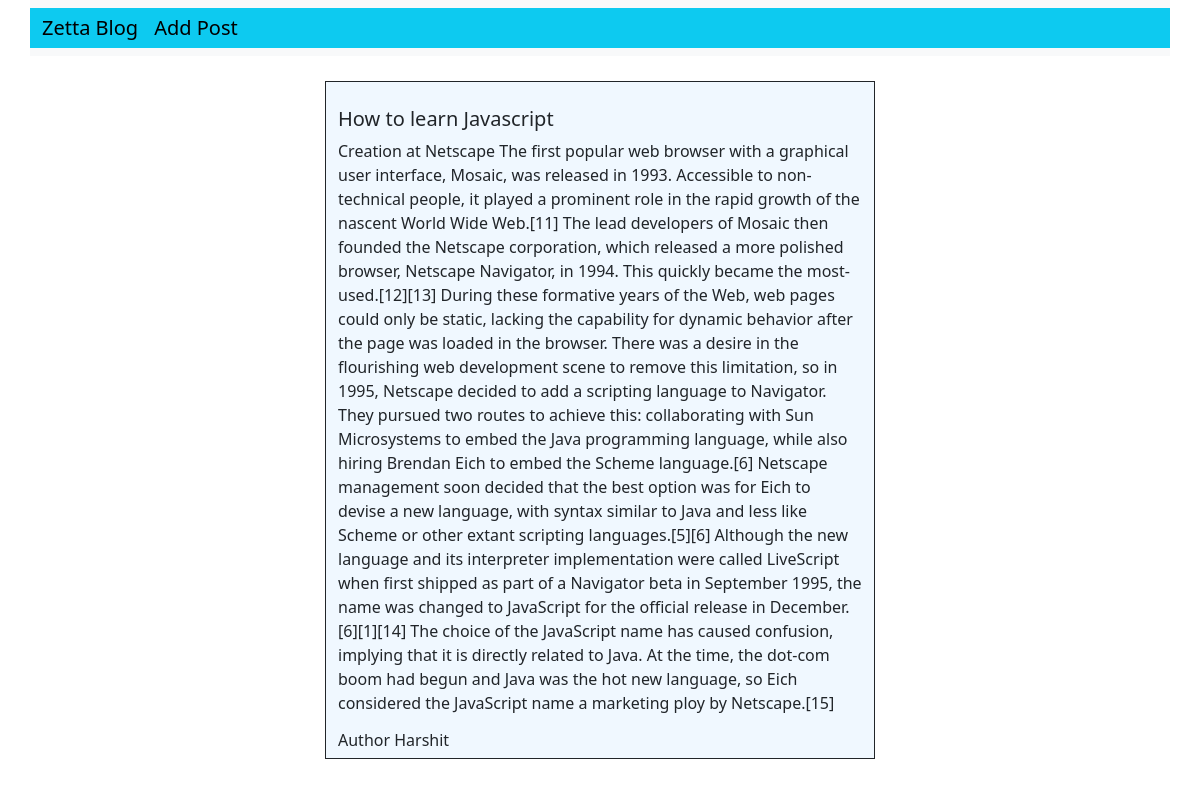
Page /readPost/12 on the committed database.
### app/models.py (models this page shows, shortened)
class BlogPost(models.Model):
    model_id = models.AutoField(primary_key=True)
    model_title = models.CharField(max_length=500)
    model_author = models.CharField(max_length=150)
    model_short = models.CharField(max_length=1500)
    model_post = models.CharField(max_length=10000, default="Not Added")

### app/views.py (the view)
# urls.py: path('readPost/<int:id>', views.detailedBlog, name='readPost'),
def detailedBlog(request, id):
    data = BlogPost.objects.get(model_id = id)
    return render(request, 'readPost.html', {'id':data})

### app/templates/readPost.html (shortened to what this page needs)
{% extends 'base.html' %}
{% block content %}
<div class="container" style="height: auto;width: 550px; text-align: left;padding-top: 25px; background-color: aliceblue; border: 1px solid; margin-top: 25px;">
    <h5> {{id.model_title}}</h5>
    <p>
        {{id.model_post}}
    </p>
    <h6>Author {{id.model_author}}</h6>
</div>
{% endblock %}

### rows in the picture
BlogPost: model_title "How to learn Javascript", model_post "Creation at Netscape The first popular web browser with a graphical user interface, Mosaic, was released in 1993. Accessible to non-technical people, it played a prominent role in the rapid growth of the nascent World Wide Web.[11] The lead developers of Mosaic then founded the Netscape corporation, which released a more polished browser, Netscape Navigator, in 1994. This quickly became the most-used.[12][13] During these formative years of the Web, web pages could only be static, lacking the capability for dynamic behavior after the page was loaded in the browser. There was a desire in the flourishing web development scene to remove this limitation, so in 1995, Netscape decided to add a…", model_author "Harshit"
